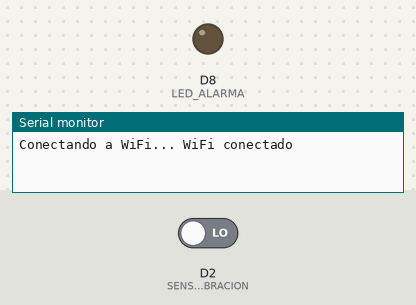
This sketch was run on a simulated Arduino Uno R4 WiFi. On the bench: output pins drawn as LEDs (lit = HIGH), the last lines printed to the serial monitor. Inputs (shaded band) come from the test bench; at power-on: D2 (SENSOR_VIBRACION) LOW. WiFi joins after 1.5 s; servers stay silent unless stated; uploads are accepted with an empty reply.

Above: at 8.0 s.
8.1 s: D2 (SENSOR_VIBRACION) driven HIGH
At 8.35 s:
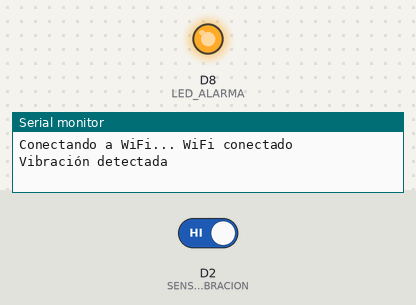
11.1 s: D2 (SENSOR_VIBRACION) driven LOW
At 12.2 s:
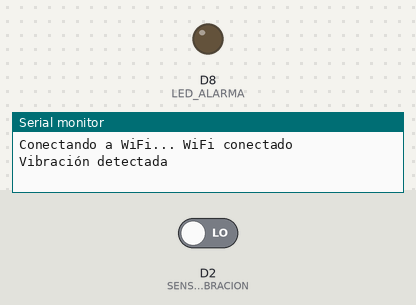
Timing chart, 0 to 14.1 s (numbered marks = the images above; inputs shaded):
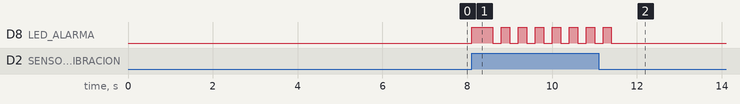

Measured:
- after the input at 8.1 s, D8 (LED_ALARMA): LOW → HIGH at once, then repeats every 0.40 s: LOW 0.20 s, HIGH 0.20 s
- after the input at 11.1 s, D8 (LED_ALARMA): goes on until 11.4 s, then stays LOW

The sketch:

codigo_sistema_antirrobo.ino
```cpp
// Sistema antirrobo - Arduino UNO R4 WiFi + Firebase (Realtime Database por HTTPS)
// Sensor de vibración en pin 2, LED en pin 8 (con resistencia de 220 ohm a GND).

#include <WiFiS3.h>

#define WIFI_SSID "LAPTOP12"
#define WIFI_CLAVE "boris123"
#define API_KEY "AIzaSyBYC08XRFOr4jhJe-jCqcO_ahod8Hn1ppo"
#define DISP_CORREO "dispositivo@antirrobo.cl"
#define DISP_CLAVE "123456"

const char* DB_HOST = "sistemaantirrobo-default-rtdb.firebaseio.com";
const char* AUTH_HOST = "identitytoolkit.googleapis.com";

const int SENSOR_VIBRACION = 2;  // sensor de vibración SW-420
const int LED_ALARMA = 8;        // LED indicador de alarma
const int NIVEL_VIBRACION = HIGH;  // si tu sensor detecta con LOW, cámbialo a LOW

const unsigned long TIEMPO_LED_MS = 3000;
const unsigned long CONSULTA_ARMADO_MS = 5000;
const unsigned long ENTRE_ALERTAS_MS = 5000;
const unsigned long RENOVAR_TOKEN_MS = 3000000UL;  // ~50 min

WiFiSSLClient client;
String idToken = "";
unsigned long tokenMs = 0;
bool armado = true;
unsigned long ultimaConsulta = 0;
unsigned long ultimaAlerta = 0;
unsigned long ledHasta = 0;

// Petición HTTPS. Devuelve el código HTTP (o -1) y deja la respuesta en "cuerpo".
int peticion(const char* host, const String& metodo, const String& ruta,
             const String& enviar, String& cuerpo) {
  cuerpo = "";
  if (!client.connect(host, 443)) return -1;

  client.print(metodo + " " + ruta + " HTTP/1.0\r\n");
  client.print(String("Host: ") + host + "\r\n");
  client.print("Content-Type: application/json\r\n");
  client.print("Content-Length: " + String(enviar.length()) + "\r\n");
  client.print("Connection: close\r\n\r\n");
  client.print(enviar);

  String resp = "";
  unsigned long inicio = millis();
  while ((client.connected() || client.available()) && millis() - inicio < 8000) {
    while (client.available()) resp += (char)client.read();
  }
  client.stop();

  int codigo = -1;
  int sp = resp.indexOf(' ');
  if (sp > 0) codigo = resp.substring(sp + 1, sp + 4).toInt();
  int fin = resp.indexOf("\r\n\r\n");
  if (fin >= 0) cuerpo = resp.substring(fin + 4);
  return codigo;
}

void conectarWiFi() {
  if (WiFi.status() == WL_NO_MODULE) {
    Serial.println("No se encontró el módulo WiFi");
    while (true) {}
  }
  while (WiFi.status() != WL_CONNECTED) {
    Serial.print("Conectando a WiFi... ");
    WiFi.begin(WIFI_SSID, WIFI_CLAVE);
    delay(5000);
  }
  Serial.println("WiFi conectado");
}

// Inicia sesión con la cuenta del dispositivo y guarda el token
bool iniciarSesion() {
  String cuerpo;
  String datos = String("{\"email\":\"") + DISP_CORREO +
                 "\",\"password\":\"" + DISP_CLAVE +
                 "\",\"returnSecureToken\":true}";
  int codigo = peticion(AUTH_HOST, "POST",
                        String("/v1/accounts:signInWithPassword?key=") + API_KEY,
                        datos, cuerpo);
  if (codigo != 200) {
    Serial.print("Error al iniciar sesión, código: ");
    Serial.println(codigo);
    return false;
  }
  int i = cuerpo.indexOf("\"idToken\"");
  if (i < 0) return false;
  int a = cuerpo.indexOf('"', i + 9);
  int b = cuerpo.indexOf('"', a + 1);
  if (a < 0 || b < 0) return false;
  idToken = cuerpo.substring(a + 1, b);
  tokenMs = millis();
  Serial.println("Sesión iniciada en Firebase");
  return true;
}

bool asegurarSesion() {
  if (idToken == "" || millis() - tokenMs > RENOVAR_TOKEN_MS) return iniciarSesion();
  return true;
}

void consultarArmado() {
  if (!asegurarSesion()) return;
  String r;
  int codigo = peticion(DB_HOST, "GET", "/sistema/armado.json?auth=" + idToken, "", r);
  if (codigo == 200) {
    r.trim();
    armado = (r != "false");  // si no existe todavía, queda armado
  } else if (codigo == 401 || codigo == 403) {
    idToken = "";  // forzar nuevo inicio de sesión
  }
}

bool enviarAlerta() {
  if (!asegurarSesion()) return false;
  String r;
  int c1 = peticion(DB_HOST, "PUT", "/sistema/hora.json?auth=" + idToken,
                    "{\".sv\":\"timestamp\"}", r);
  int c2 = peticion(DB_HOST, "PUT", "/sistema/alerta.json?auth=" + idToken, "true", r);
  Serial.print("Alerta enviada, códigos: ");
  Serial.print(c1);
  Serial.print(" / ");
  Serial.println(c2);
  if (c1 == 401 || c1 == 403 || c2 == 401 || c2 == 403) idToken = "";
  return c1 == 200 && c2 == 200;
}

void setup() {
  Serial.begin(9600);
  pinMode(SENSOR_VIBRACION, INPUT);
  pinMode(LED_ALARMA, OUTPUT);
  digitalWrite(LED_ALARMA, LOW);
  conectarWiFi();
  iniciarSesion();
}

void loop() {
  if (WiFi.status() != WL_CONNECTED) conectarWiFi();

  unsigned long ahora = millis();

  if (ahora - ultimaConsulta > CONSULTA_ARMADO_MS) {
    ultimaConsulta = ahora;
    consultarArmado();
  }

  if (armado && digitalRead(SENSOR_VIBRACION) == NIVEL_VIBRACION &&
      ahora - ultimaAlerta > ENTRE_ALERTAS_MS) {
    ultimaAlerta = ahora;
    Serial.println("Vibración detectada");
    digitalWrite(LED_ALARMA, HIGH);
    enviarAlerta();                       // tarda un par de segundos
    ledHasta = millis() + TIEMPO_LED_MS;  // luego el LED parpadea 3 s
  }

  // Alarma visual: LED intermitente (200 ms) durante 3 segundos
  if (ledHasta != 0) {
    if (millis() > ledHasta) {
      digitalWrite(LED_ALARMA, LOW);
      ledHasta = 0;
    } else {
      digitalWrite(LED_ALARMA, (millis() / 200) % 2 == 0 ? HIGH : LOW);
    }
  }
}
```
